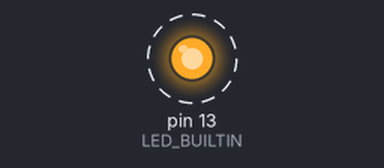
A sketch run on a simulated Arduino Uno, built with avr-gcc and run on an emulated ATmega328P. On the bench: output pins drawn as LEDs (lit = HIGH). Dashed ring = blinking.

Above: at 0.11 s.
Timing chart, 0 to 3.0 s (numbered marks = the images above):
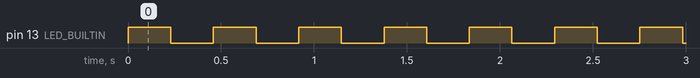

Measured:
- by itself, pin 13 (LED_BUILTIN): alternates HIGH for 0.23 s and LOW for 0.23 s
- by itself, everything shown: repeats every 0.92 s, in 4 steps

The sketch:

test-interrupt.ino
```cpp
// TEST INTERRUPT
// PBA 2018-03-24

#include <FlexiTimer2.h>

void intFunction()
{
  static int counter=0;
  digitalWrite(LED_BUILTIN,!(counter++&0x1000));
}

void setup()
{
  pinMode(LED_BUILTIN, OUTPUT);
  FlexiTimer2::set(1, 0.000056, intFunction);
  FlexiTimer2::start();
}

void loop()
{
  delay(10000); // Rien à faire ici
}
```
